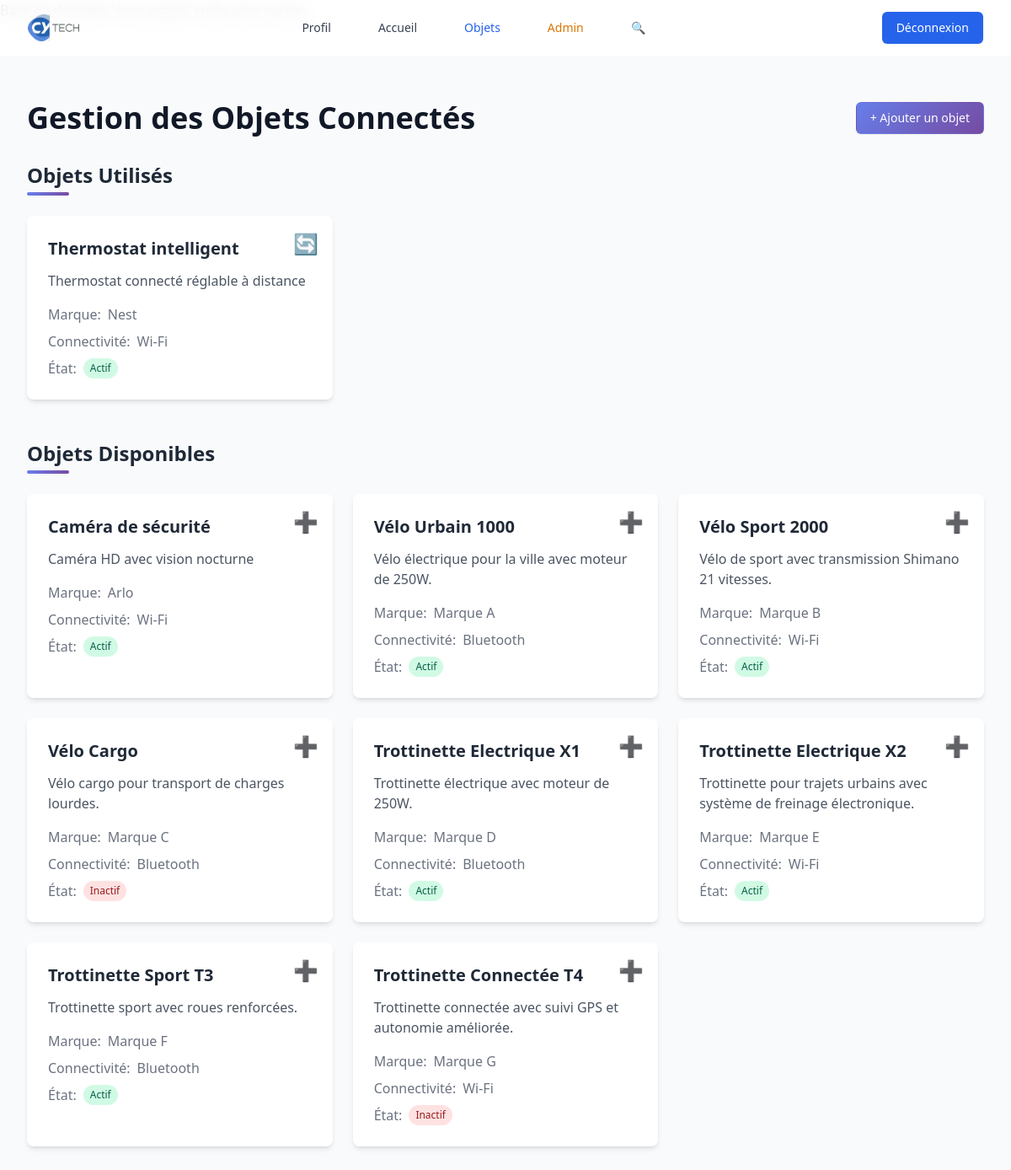
The app's page /objets.php (signed in) with its own data.
### tables this page shows
CREATE TABLE ObjetConnecte (
    ID INT AUTO_INCREMENT PRIMARY KEY,  
    Nom VARCHAR(255) NOT NULL,  
    Type VARCHAR(100) NOT NULL,  
    Description TEXT,  
    Marque VARCHAR(100),  
    Etat ENUM('Actif', 'Inactif') NOT NULL,  
    Connectivite VARCHAR(255) NOT NULL,  
    EnergieUtilisee VARCHAR(100) NOT NULL,  
    DerniereInteraction TIMESTAMP DEFAULT CURRENT_TIMESTAMP ON UPDATE CURRENT_TIMESTAMP,  
    DateAjout TIMESTAMP DEFAULT CURRENT_TIMESTAMP,
    Luminosite DECIMAL(5,2) DEFAULT NULL,  
    EtatLuminaire VARCHAR(50) DEFAULT NULL,  
    LocalisationGPS VARCHAR(255) DEFAULT NULL,  
    Vitesse DECIMAL(5,2) DEFAULT NULL,   
    EtatBatterie INT DEFAULT NULL,
    UtilisateurID INT DEFAULT NULL,   
    FOREIGN KEY (UtilisateurID) REFERENCES users(id) ON DELETE SET NULL   
);

### public/objets.php (the view, shortened to what this page needs)
<?php
include('../includes/db_connect.php');
$user_id = $_SESSION['user_id'];
$stmt = $conn->prepare("SELECT id, username, nom, prenom, date_naissance, sexe, email, niveau, points_experience, is_confirmed,admin FROM users WHERE id = :id");
$stmt->bindParam(':id', $user_id, PDO::PARAM_INT);
$stmt->execute();
$user = $stmt->fetch(PDO::FETCH_ASSOC);
$usedStmt = $conn->prepare("SELECT * FROM ObjetConnecte WHERE UtilisateurID = :id");
$usedStmt->bindParam(':id', $user_id, PDO::PARAM_INT);
$usedStmt->execute();
$availableStmt = $conn->prepare("SELECT * FROM ObjetConnecte WHERE UtilisateurID IS NULL");
$availableStmt->execute();
?>
<!DOCTYPE html>
<html lang="fr" class="light">
<head>
    <link rel="stylesheet" href="https://cdn.jsdelivr.net/npm/tailwindcss@2.2.19/dist/tailwind.min.css">
    <link rel="stylesheet" href="https://unpkg.com/leaflet@1.7.1/dist/leaflet.css" />
</head>
<body class="bg-gray-50 min-h-screen">
    <nav class="glass-nav fixed w-full z-50 top-0 glass-effect">
        <div class="max-w-7xl mx-auto px-4 sm:px-6 lg:px-8">
            <div class="flex justify-between items-center h-16">
                <div class="flex">
                    <div class="flex-shrink-0 flex items-center">
                        <img class="h-8 w-auto" src="../assets/images/CY_Tech.png" alt="CY Tech Logo">
                    </div>
                </div>
                <div class="hidden sm:flex sm:items-center sm:justify-center flex-grow space-x-8">
                    <a href="profil.php" class="text-gray-700 hover:text-blue-600 px-3 py-2 rounded-md text-sm font-medium transition-colors duration-200">Profil</a>
                    <a href="dashboard.php" class="text-gray-700 hover:text-blue-600 px-3 py-2 rounded-md text-sm font-medium transition-colors duration-200">Accueil</a>
                    <a href="objets.php" class="text-blue-600 px-3 py-2 rounded-md text-sm font-medium">Objets</a>
                    <?php if ($user['admin']) : ?>
                        <a href="../admin/admin.php" class="text-yellow-600 hover:text-yellow-700 px-3 py-2 rounded-md text-sm font-medium transition-colors duration-200">Admin</a>
                    <?php endif; ?>
                    <a href="recherche.php" class="text-gray-700 hover:text-blue-600 px-3 py-2 rounded-md text-sm font-medium transition-colors duration-200">🔍</a>
                </div>
                <a href="logout.php" class="ml-4 inline-flex items-center px-4 py-2 border border-transparent rounded-md shadow-sm text-sm font-medium text-white bg-blue-600 hover:bg-blue-700 transition-colors duration-200">
                    Déconnexion
                </a>
            </div>
        </div>
    </nav>
    <main class="max-w-7xl mx-auto px-4 sm:px-6 lg:px-8 pt-24 pb-12">
        <div class="flex justify-between items-center mb-8">
            <h1 class="text-4xl font-bold text-gray-900">Gestion des Objets Connectés</h1>
            <a href="ajouter_objet.php" class="inline-flex items-center px-4 py-2 border border-transparent rounded-md shadow-sm text-sm font-medium text-white gradient-bg hover:opacity-90 transition-opacity duration-200">
                + Ajouter un objet
            </a>
        </div>
        <div class="mb-12">
            <h2 class="text-2xl font-semibold text-gray-800 section-header">Objets Utilisés</h2>
            <div id="usedObjects" class="grid grid-cols-1 md:grid-cols-2 lg:grid-cols-3 gap-6 mt-6">
                <?php while ($object = $usedStmt->fetch(PDO::FETCH_ASSOC)) : ?>
                    <div class="bg-white p-6 rounded-lg shadow-md relative card-hover glass-effect object-card"
                         onclick="window.location.href='modifier_objet.php?id=<?= $object['ID'] ?>'">
                        <button class="absolute top-4 right-4 text-red-600 hover:text-red-800 transition-colors duration-200"
                                onclick="event.stopPropagation(); returnObject(<?= $object['ID'] ?>, <?= $user['id'] ?>)">
                            <span class="text-2xl">🔄</span>
                        </button>
                        <h3 class="font-semibold text-xl text-gray-800 mb-3"><?= htmlspecialchars($object['Nom']) ?></h3>
                        <p class="text-gray-600 mb-4"><?= htmlspecialchars($object['Description']) ?></p>
                        <div class="space-y-2">
                            <p class="text-gray-500 flex items-center">
                                <span class="font-medium mr-2">Marque:</span>
                                <?= htmlspecialchars($object['Marque']) ?>
                            </p>
                            <p class="text-gray-500 flex items-center">
                                <span class="font-medium mr-2">Connectivité:</span>
                                <?= htmlspecialchars($object['Connectivite']) ?>
                            </p>
                            <p class="text-gray-500 flex items-center">
                                <span class="font-medium mr-2">État:</span>
                                <span class="px-2 py-1 rounded-full text-xs <?= $object['Etat'] === 'Actif' ? 'bg-green-100 text-green-800' : 'bg-red-100 text-red-800' ?>">
                                    <?= htmlspecialchars($object['Etat']) ?>
                                </span>
                            </p>
                        </div>
                    </div>
                <?php endwhile; ?>
            </div>
        </div>
        <div>
            <h2 class="text-2xl font-semibold text-gray-800 section-header">Objets Disponibles</h2>
            <div id="availableObjects" class="grid grid-cols-1 md:grid-cols-2 lg:grid-cols-3 gap-6 mt-6">
                <?php while ($object = $availableStmt->fetch(PDO::FETCH_ASSOC)) : ?>
                    <div class="bg-white p-6 rounded-lg shadow-md relative card-hover glass-effect object-card"
                         onclick="window.location.href='modifier_objet.php?id=<?= $object['ID'] ?>'">
                        <button class="absolute top-4 right-4 text-blue-600 hover:text-blue-800 transition-colors duration-200"
                                onclick="event.stopPropagation(); assignObject(<?= $object['ID'] ?>, <?= $user['id'] ?>)">
                            <span class="text-2xl">➕</span>
                        </button>
                        <h3 class="font-semibold text-xl text-gray-800 mb-3"><?= htmlspecialchars($object['Nom']) ?></h3>
                        <p class="text-gray-600 mb-4"><?= htmlspecialchars($object['Description']) ?></p>
                        <div class="space-y-2">
                            <p class="text-gray-500 flex items-center">
                                <span class="font-medium mr-2">Marque:</span>
                                <?= htmlspecialchars($object['Marque']) ?>
                            </p>
                            <p class="text-gray-500 flex items-center">
                                <span class="font-medium mr-2">Connectivité:</span>
                                <?= htmlspecialchars($object['Connectivite']) ?>
                            </p>
                            <p class="text-gray-500 flex items-center">
                                <span class="font-medium mr-2">État:</span>
                                <span class="px-2 py-1 rounded-full text-xs <?= $object['Etat'] === 'Actif' ? 'bg-green-100 text-green-800' : 'bg-red-100 text-red-800' ?>">
                                    <?= htmlspecialchars($object['Etat']) ?>
                                </span>
                            </p>
                        </div>
                    </div>
                <?php endwhile; ?>
            </div>
        </div>
    </main>
</body>
</html>

### public/objets.php (style rules this page uses)
.glass-effect { background: rgba(255, 255, 255, 0.9); backdrop-filter: blur(10px); border: 1px solid rgba(255, 255, 255, 0.2); }
.card-hover { transition: all 0.3s ease; }
.gradient-bg { background: linear-gradient(135deg, #667eea 0%, #764ba2 100%); }
.section-header { position: relative; margin-bottom: 2rem; }
.section-header::after { content: ''; position: absolute; bottom: -0.5rem; left: 0; width: 50px; height: 4px; background: linear-gradient(90deg, #667eea, #764ba2); border-radius: 2px; }
.object-card { cursor: pointer; transition: all 0.3s ease; }

### records on screen
objetconnecte: Nom "Thermostat intelligent", Description "Thermostat connecté réglable à distance", Marque "Nest", Connectivite "Wi-Fi", Etat "Actif"
objetconnecte: Nom "Caméra de sécurité", Description "Caméra HD avec vision nocturne", Marque "Arlo", Connectivite "Wi-Fi", Etat "Actif"
objetconnecte: Nom "Vélo Urbain 1000", Description "Vélo électrique pour la ville avec moteur de 250W.", Marque "Marque A", Connectivite "Bluetooth", Etat "Actif"
objetconnecte: Nom "Vélo Sport 2000", Description "Vélo de sport avec transmission Shimano 21 vitesses.", Marque "Marque B", Connectivite "Wi-Fi", Etat "Actif"
objetconnecte: Nom "Vélo Cargo", Description "Vélo cargo pour transport de charges lourdes.", Marque "Marque C", Connectivite "Bluetooth", Etat "Inactif"
objetconnecte: Nom "Trottinette Electrique X1", Description "Trottinette électrique avec moteur de 250W.", Marque "Marque D", Connectivite "Bluetooth", Etat "Actif"
objetconnecte: Nom "Trottinette Electrique X2", Description "Trottinette pour trajets urbains avec système de freinage électronique.", Marque "Marque E", Connectivite "Wi-Fi", Etat "Actif"
objetconnecte: Nom "Trottinette Sport T3", Description "Trottinette sport avec roues renforcées.", Marque "Marque F", Connectivite "Bluetooth", Etat "Actif"
objetconnecte: Nom "Trottinette Connectée T4", Description "Trottinette connectée avec suivi GPS et autonomie améliorée.", Marque "Marque G", Connectivite "Wi-Fi", Etat "Inactif"
